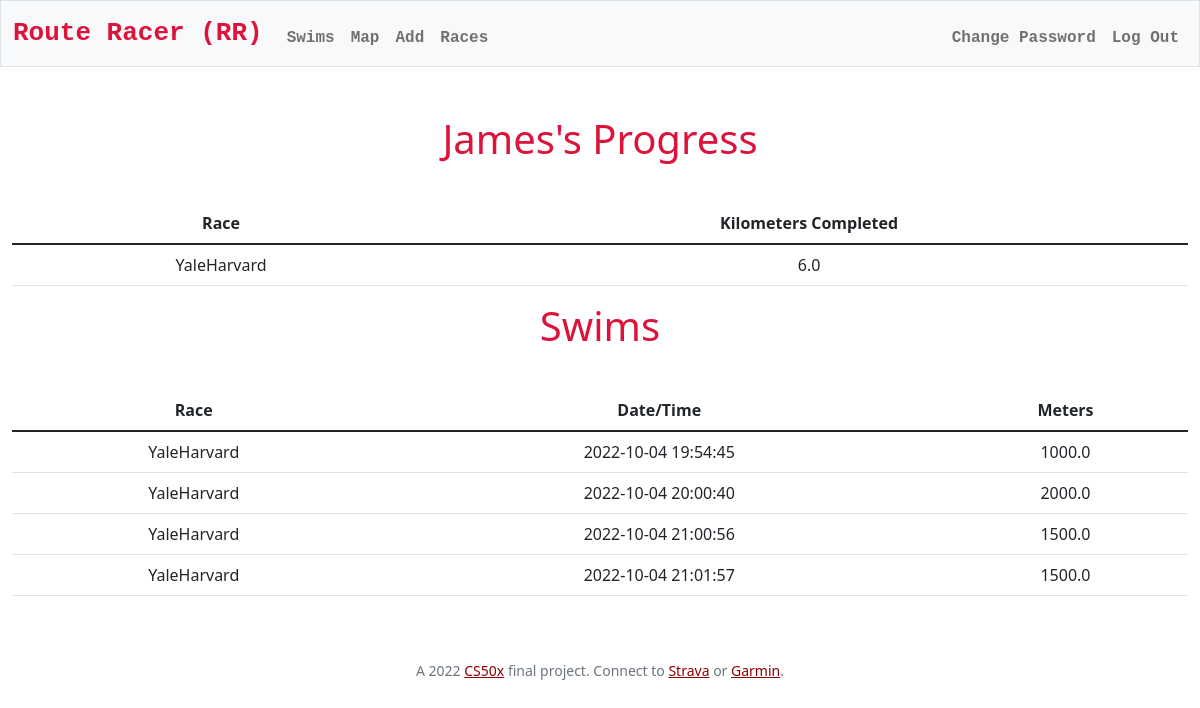
The app's page /swims (signed in) with its own data.
### tables this page shows
CREATE TABLE users (
    id INTEGER PRIMARY KEY AUTOINCREMENT NOT NULL, 
    username TEXT NOT NULL, 
    hash TEXT NOT NULL,
    initials TEXT NOT NULL
);

CREATE TABLE 'swims' (
'id' INTEGER PRIMARY KEY AUTOINCREMENT NOT NULL,
'user_id' INTEGER NOT NULL,'race_id' TEXT NOT NULL,
'race_name' TEXT NOT NULL,'meters' REAL NOT NULL,'kilometers' REAL,
'time_stamp' TIMESTAMP DEFAULT CURRENT_TIMESTAMP NOT NULL,
FOREIGN KEY(user_id) REFERENCES users(id)
);

### app.py (the view)
@app.route("/swims")
@login_required
def swims():
    totalswims = db.execute(
        "SELECT race_name, SUM(ROUND(meters/1000,2)) as totalkilometers FROM swims WHERE user_id=:user_id GROUP BY race_name", user_id=session["user_id"])
    swims = db.execute(
        "SELECT race_id, race_name, meters, time_stamp FROM swims WHERE user_id=:user_id", user_id=session["user_id"])
    rows = db.execute("SELECT username FROM users WHERE id=:user_id", user_id=session["user_id"])
    username = rows[0]["username"]
    return render_template("swims.html", swims=swims, totalswims=totalswims, username=username)

### app.py (called while the page is built)
@app.after_request
def after_request(response):
    response.headers["Cache-Control"] = "no-cache, no-store, must-revalidate"
    response.headers["Expires"] = 0
    response.headers["Pragma"] = "no-cache"
    return response

### helpers.py (called while the page is built)
def login_required(f):
    @wraps(f)
    def decorated_function(*args, **kwargs):
        if session.get("user_id") is None:
            return redirect("/login")
        return f(*args, **kwargs)
    return decorated_function

### templates/swims.html (shortened to what this page needs)
{% extends "layout.html" %}
{% block main %}
    <h1>{{username}}'s Progress</h1>
    <table class="table table-hover">
        <thead class="thead-dark">
            <tr>
                <th scope="col">Race</th>
                <th scope="col">Kilometers Completed</th>
            </tr>
        </thead>
        <tbody>
            {% for totalswim in totalswims %}
            <tr>
                <td>{{totalswim["race_name"]}}</td>
                <td>{{totalswim["totalkilometers"]}}</td>
            </tr>
            {% endfor %}
        </tbody>
    </table>
    <h1>Swims</h1>
        <table class="table table-hover">
            <thead class="thead-dark">
                <tr>
                    <th scope="col">Race</th>
                    <th scope="col">Date/Time</th>
                    <th scope="col">Meters</th>
                </tr>
            </thead>
            <tbody>
                {% for swim in swims %}
                <tr>
                    <td>{{swim["race_name"]}}</td>
                    <td>{{swim["time_stamp"]}}</td>
                    <td>{{swim["meters"]}}</td>
                </tr>
                {% endfor %}
            </tbody>
        </table>
{% endblock %}

### templates/layout.html (shortened to what this page needs)
<!DOCTYPE html>
<html lang="en">
    <head>
        <link href="https://cdn.jsdelivr.net/npm/bootstrap@5.1.3/dist/css/bootstrap.min.css" rel="stylesheet">
        <link href="/static/styles.css" rel="stylesheet">
    </head>
    <body>
        <nav class="bg-light border navbar navbar-expand-md navbar-light">
            <div class="container-fluid">
                <a class="navbar-brand" href="/">Route Racer (RR)</a>
                <div class="collapse navbar-collapse" id="navbar">
                    {% if session["user_id"] %}
                        <ul class="navbar-nav me-auto mt-2">
                            <li class="nav-item"><a class="nav-link" href="/swims">Swims</a></li>
                            <li class="nav-item"><a class="nav-link" href="/map">Map</a></li>
                            <li class="nav-item"><a class="nav-link" href="/addswim">Add</a></li>
                            <li class="nav-item"><a class="nav-link" href="/races">Races</a></li>
                        </ul>
                        <ul class="navbar-nav ms-auto mt-2">
                            <li class="nav-item"><a class="nav-link" href="/changepassword">Change Password</a></li>
                            <li class="nav-item"><a class="nav-link" href="/logout">Log Out</a></li>
                        </ul>
                    {% else %}
                        <ul class="navbar-nav ms-auto mt-2">
                            <li class="nav-item"><a class="nav-link" href="/register">Register</a></li>
                            <li class="nav-item"><a class="nav-link" href="/login">Log In</a></li>
                        </ul>
                    {% endif %}
                </div>
            </div>
        </nav>
        <main class="container-fluid py-5 text-center">
            {% block main %}{% endblock %}
        </main>
        <footer class="mb-5 small text-center text-muted">
            A 2022 <a href="https://cs50.harvard.edu/">CS50x</a> final project. Connect to <a href="https://www.strava.com/">Strava</a> or <a href="https://connect.garmin.com/">Garmin</a>.
        </footer>
    </body>
</html>

### static/styles.css (style rules this page uses)
nav .navbar-brand { font-size: xx-large; font-weight: bold; color: crimson !important; font-family: monospace !important; }
nav .navbar-nav { font-weight: bold; font-family: monospace !important; }
.h1, h1 { padding-bottom: 2rem; color: crimson; }
h1:first-letter { text-transform:capitalize; }
a { color: darkred; }

### records on screen
users: username "james"
swims: race_name "YaleHarvard", time_stamp "2022-10-04 19:54:45", meters "1000.0"
swims: race_name "YaleHarvard", time_stamp "2022-10-04 20:00:40", meters "2000.0"
swims: race_name "YaleHarvard", time_stamp "2022-10-04 21:00:56", meters "1500.0"
swims: race_name "YaleHarvard", time_stamp "2022-10-04 21:01:57", meters "1500.0"

### other values on screen
{{ totalswim["race_name"] }} "YaleHarvard"
{{ totalswim["totalkilometers"] }} "6.0"
